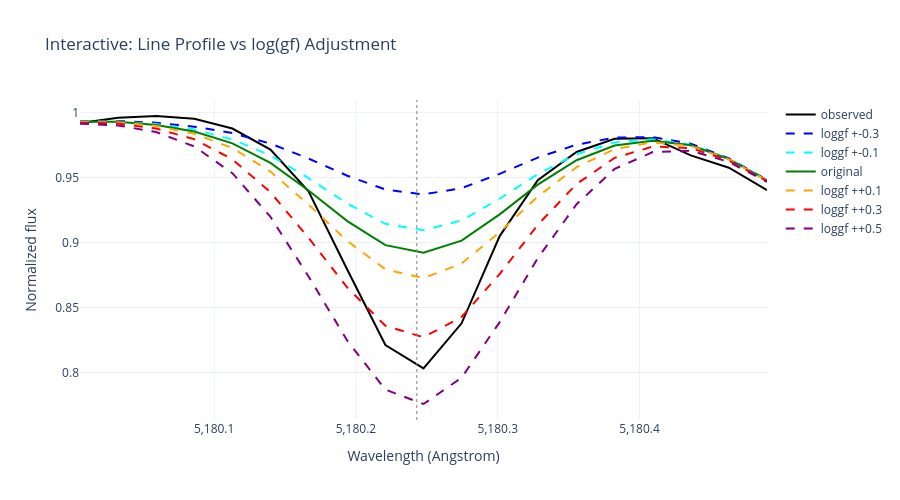

Notebook code cell kept with this figure:
### Code cell
# === INTERACTIVE EXPLORATION with synthesize_with_loggf ===
# Quickly explore how different loggf values affect the line profile

print("🔬 Interactive Exploration: Line Profile vs log(gf)")
print("=" * 60)

# Try different loggf adjustments
deltas = [-0.3, -0.1, 0.0, 0.1, 0.3, 0.5]

fig = go.Figure()
# Add observed spectrum
fig.add_trace(go.Scatter(
    x=fit_wavelength_grid, 
    y=observed_flux_fit, 
    mode='lines', 
    name='observed',
    line=dict(color='black', width=2)
))

# Generate spectra for different loggf values
colors = ['blue', 'cyan', 'green', 'orange', 'red', 'purple']
for delta, color in zip(deltas, colors):
    flux = postprocess_with_local_continuum(
        fitter.synthesize_with_loggf(delta, line_center), cont_wavelength_grid
    )
    flux = np.interp(fit_wavelength_grid, cont_wavelength_grid, flux)
    label = f'loggf +{delta:+.1f}' if delta != 0 else 'original'
    fig.add_trace(go.Scatter(
        x=fit_wavelength_grid,
        y=flux,
        mode='lines',
        name=label,
        line=dict(color=color, dash='dash' if delta != 0 else 'solid')
    ))

fig.add_vline(x=line_center, line_dash='dot', line_color='gray', line_width=1)
fig.update_layout(
    template='plotly_white',
    width=900,
    height=500,
    xaxis_title='Wavelength (Angstrom)',
    yaxis_title='Normalized flux',
    title='Interactive: Line Profile vs log(gf) Adjustment',
    hovermode='x unified'
)
fig.show()

print("\n💡 Key observations:")
print("  - Higher loggf → deeper absorption line")
print("  - Lower loggf → shallower absorption line")
print("  - Changes are linear in log space (0.1 dex ≈ 26% strength change)")
print("\n  This makes it easy to manually tune loggf to match observations!")

### Figure 1 — Plotly figure (JSON) as saved in the notebook; plotly's stock layout.template omitted (floating-point values rounded to 4 significant figures)
{"data": [{"line": {"color": "black", "width": 2}, "mode": "lines", "name": "observed", "type": "scatter", "x": [5180.0, 5180.0, 5180.0, 5180.0, 5180.0, 5180.0, 5180.0, 5180.0, 5180.0, 5180.0, 5180.0, 5180.0, 5180.0, 5180.0, 5180.0, 5180.0, 5180.0, 5180.0, 5180.0], "y": [0.9917, 0.9959, 0.9972, 0.9951, 0.9876, 0.9715, 0.9393, 0.879, 0.8211, 0.8032, 0.8378, 0.9049, 0.9478, 0.9696, 0.9797, 0.9802, 0.967, 0.9574, 0.9402]}, {"line": {"color": "blue", "dash": "dash"}, "mode": "lines", "name": "loggf +-0.3", "type": "scatter", "x": [5180.0, 5180.0, 5180.0, 5180.0, 5180.0, 5180.0, 5180.0, 5180.0, 5180.0, 5180.0, 5180.0, 5180.0, 5180.0, 5180.0, 5180.0, 5180.0, 5180.0, 5180.0, 5180.0], "y": [0.9932, 0.9935, 0.992, 0.989, 0.9841, 0.976, 0.9645, 0.9513, 0.9407, 0.9369, 0.9418, 0.9528, 0.9652, 0.9752, 0.9806, 0.981, 0.9759, 0.9646, 0.9481]}, {"line": {"color": "cyan", "dash": "dash"}, "mode": "lines", "name": "loggf +-0.1", "type": "scatter", "x": [5180.0, 5180.0, 5180.0, 5180.0, 5180.0, 5180.0, 5180.0, 5180.0, 5180.0, 5180.0, 5180.0, 5180.0, 5180.0, 5180.0, 5180.0, 5180.0, 5180.0, 5180.0, 5180.0], "y": [0.993, 0.993, 0.991, 0.9868, 0.9793, 0.9669, 0.9494, 0.9298, 0.9144, 0.9093, 0.9169, 0.9336, 0.9525, 0.9679, 0.9769, 0.9794, 0.9752, 0.9643, 0.9479]}, {"line": {"color": "green", "dash": "solid"}, "mode": "lines", "name": "original", "type": "scatter", "x": [5180.0, 5180.0, 5180.0, 5180.0, 5180.0, 5180.0, 5180.0, 5180.0, 5180.0, 5180.0, 5180.0, 5180.0, 5180.0, 5180.0, 5180.0, 5180.0, 5180.0, 5180.0, 5180.0], "y": [0.9928, 0.9927, 0.9904, 0.9853, 0.9762, 0.9611, 0.9399, 0.9164, 0.8979, 0.8921, 0.9014, 0.9216, 0.9445, 0.9632, 0.9746, 0.9783, 0.9747, 0.9641, 0.9478]}, {"line": {"color": "orange", "dash": "dash"}, "mode": "lines", "name": "loggf ++0.1", "type": "scatter", "x": [5180.0, 5180.0, 5180.0, 5180.0, 5180.0, 5180.0, 5180.0, 5180.0, 5180.0, 5180.0, 5180.0, 5180.0, 5180.0, 5180.0, 5180.0, 5180.0, 5180.0, 5180.0, 5180.0], "y": [0.9926, 0.9924, 0.9896, 0.9836, 0.9726, 0.9545, 0.9291, 0.9011, 0.8793, 0.8726, 0.8838, 0.9079, 0.9353, 0.9578, 0.9718, 0.977, 0.9741, 0.9638, 0.9476]}, {"line": {"color": "red", "dash": "dash"}, "mode": "lines", "name": "loggf ++0.3", "type": "scatter", "x": [5180.0, 5180.0, 5180.0, 5180.0, 5180.0, 5180.0, 5180.0, 5180.0, 5180.0, 5180.0, 5180.0, 5180.0, 5180.0, 5180.0, 5180.0, 5180.0, 5180.0, 5180.0, 5180.0], "y": [0.9921, 0.9914, 0.9876, 0.9793, 0.9639, 0.9386, 0.9036, 0.8653, 0.8359, 0.8272, 0.8427, 0.8758, 0.9135, 0.9449, 0.965, 0.9737, 0.9726, 0.963, 0.9472]}, {"line": {"color": "purple", "dash": "dash"}, "mode": "lines", "name": "loggf ++0.5", "type": "scatter", "x": [5180.0, 5180.0, 5180.0, 5180.0, 5180.0, 5180.0, 5180.0, 5180.0, 5180.0, 5180.0, 5180.0, 5180.0, 5180.0, 5180.0, 5180.0, 5180.0, 5180.0, 5180.0, 5180.0], "y": [0.9913, 0.99, 0.9849, 0.9738, 0.9533, 0.9197, 0.8739, 0.8244, 0.7868, 0.7758, 0.796, 0.8388, 0.8879, 0.9294, 0.9565, 0.9695, 0.9705, 0.9619, 0.9465]}], "layout": {"height": 500, "hovermode": "x unified", "shapes": [{"line": {"color": "gray", "dash": "dot", "width": 1}, "type": "line", "x0": 5180.0, "x1": 5180.0, "xref": "x", "y0": 0, "y1": 1, "yref": "y domain"}], "title": {"text": "Interactive: Line Profile vs log(gf) Adjustment"}, "width": 900, "xaxis": {"title": {"text": "Wavelength (Angstrom)"}}, "yaxis": {"title": {"text": "Normalized flux"}}}}
